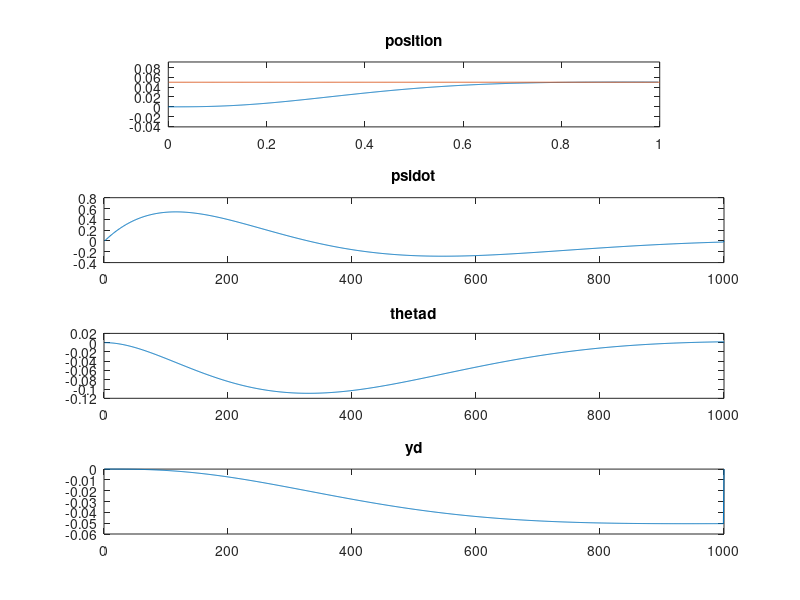
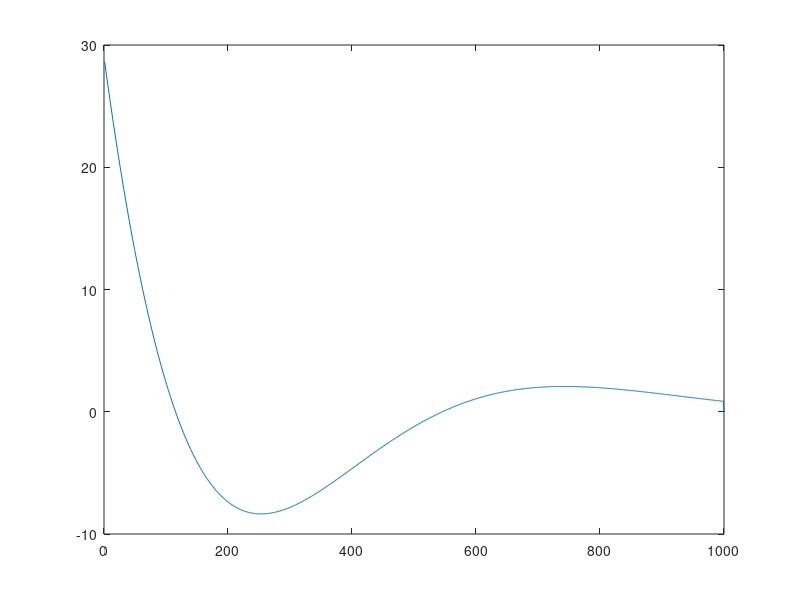
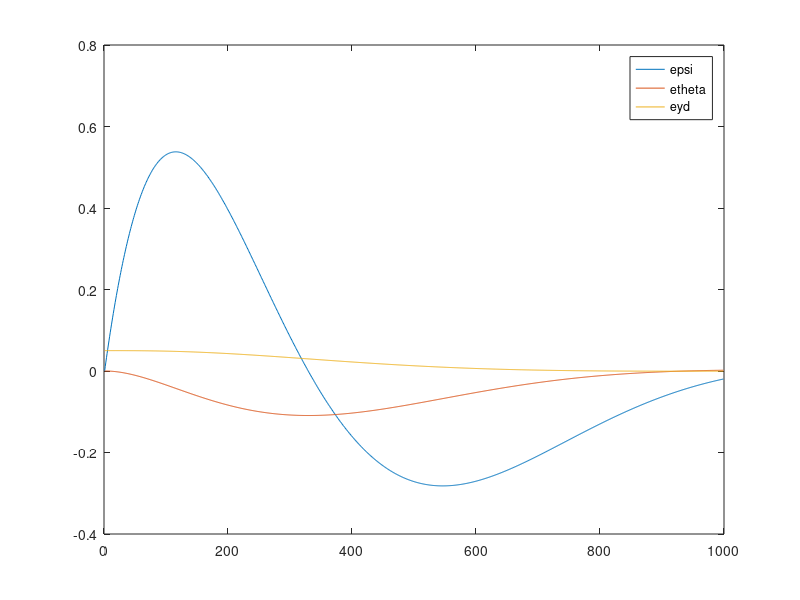

These figures' MATLAB source, in order:
%zustandraumodell für ackermann fahrzeug
clc
clear all
close all

%systemmatrix

a22=0.001;

v= 1;

A = [a22/v 0   0;
     -1    0   0;
      0    v   0];

b2 = 22;

B= [b2; 0 ; 0];

%eingangsmatrix

%realer lenkwinkel
delta_l = 30/180*pi;

%simulationsschritte
nsim = 1000;

xposdot = zeros(nsim,1);
yposdot = zeros(nsim,1);
xpos = zeros(nsim,1);
ypos = zeros(nsim,1);

psi = zeros(nsim,1);
psidot = zeros(nsim,1);
psidotdot = zeros(nsim,1);

%beta = zeros(nsim,1);
%betadot = zeros(nsim,1);

thetad = zeros(nsim,1);
thetaddot = zeros(nsim,1);

yd = zeros(nsim,1);

x = zeros(3,nsim);
xdot = zeros(3,nsim);


dt= 0.001;

Q=[0  0 0;
    0  30 0;
    0 0  1000];

R=10;
 
 
[K,S,e] = lqr(A,B,Q,R,zeros(3,1));
K
u = zeros(1,nsim);

%sollposition, x, y, orientierung
xd=zeros(3,nsim);

ha =0.05;
la = 1; %0.50;
% for n= 1:nsim
%     xs(2,n)=(-cos(pi*n/nsim)+1)*ha;
%     xs(1,n)=la*n/nsim;
%     xs(3,n)=atan(sin(pi*n/nsim)*pi/nsim*ha)*180/pi;
% end

xd(1,:)=zeros(1,nsim);
xd(2,:)=zeros(1,nsim);
xd(3,:)=ones(1,nsim)*ha;

zeros(3,nsim);

 for t = 1:nsim-1
     
     xposdot(t) = v*cos(psi(t));
     yposdot(t) = v*sin(psi(t));
     
     xpos(t+1)= xpos(t)+ xposdot(t)*dt;
     ypos(t+1)= ypos(t)+ yposdot(t)*dt;

     %u=delta_l;  %% konstanter lenkwinkel
     %geregelter lenkwinkel:
     e(:,t)= x(:,t) + xd(:,t);
     u(t) = -K*e(:,t);
     
     xdot(:,t) = A*x(:,t) + B*u(t);
     %xdot(:,t) = A*x(:,t) + B*u;
     x(:,t+1) = x(:,t) + xdot(:,t) * dt;
     
     psidotdot(t) = xdot(1,t);
     psidot(t) = x(1,t);
     thetad(t) = x(2,t);
     yd(t) = x(3,t);
     
     psi(t+1) = psi(t) + psidot(t)*dt;
     
     
 end
 
 

 
 
 
%referenz kreis
r1=0.6; %
for n= 1:nsim
    phi= 45*pi/180*n/nsim;
    xr(n)= r1*sin(phi);
    yr(n)= r1-cos(phi)*r1;
end

%soll-trajekorie:
r1=0.6; %


    

figure
subplot(4,1,1);
plot(xpos,ypos, [1:nsim]*la/nsim,xd(3,:));
title('position')
axis equal


subplot(4,1,2);
plot(psidot);
title('psidot')


subplot(4,1,3);
plot(thetad);
title('thetad')

subplot(4,1,4);
plot(yd);
title('yd')

figure
plot(u/pi*180)

figure
plot(1:nsim-1,e(1,:),1:nsim-1,e(2,:),1:nsim-1,e(3,:))
legend('epsi','etheta','eyd')

% figure
% subplot(2,1,1);
% plot(yd);
% title('yd')
% 
% subplot(2,1,2);
% plot(thetad);
% title('thetad')



     